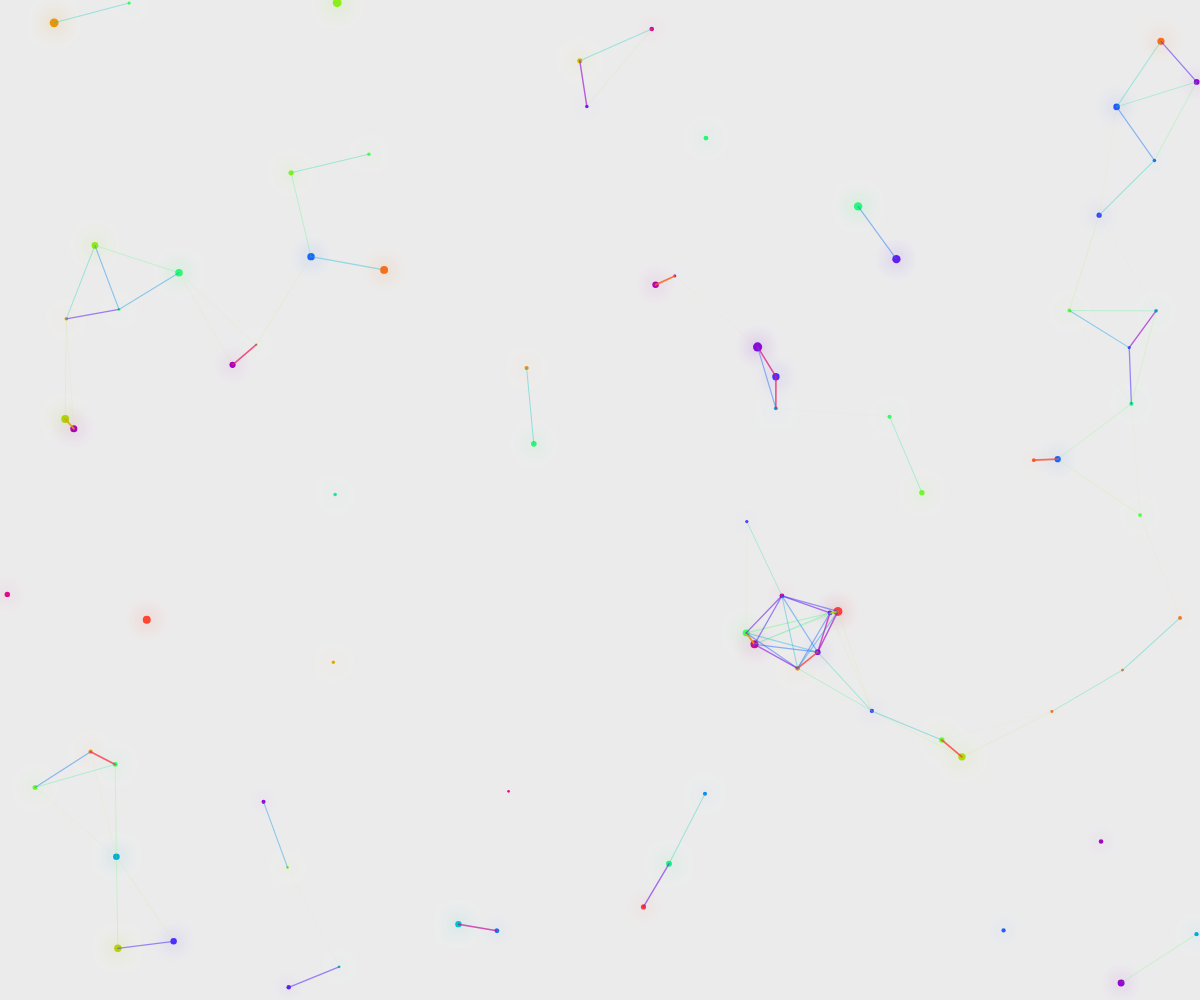
Frame 1 (no input)
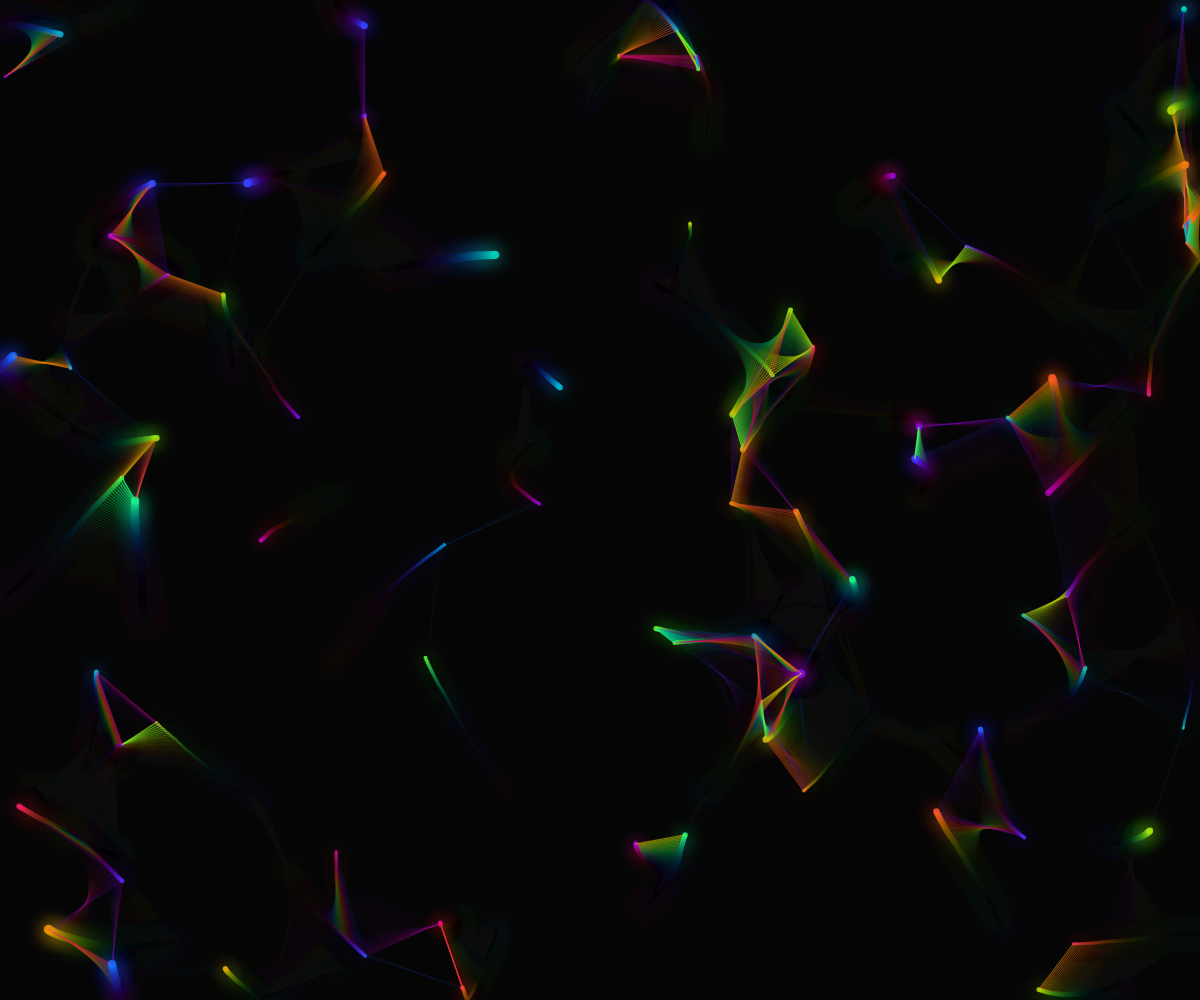
Frame 60 (no input)
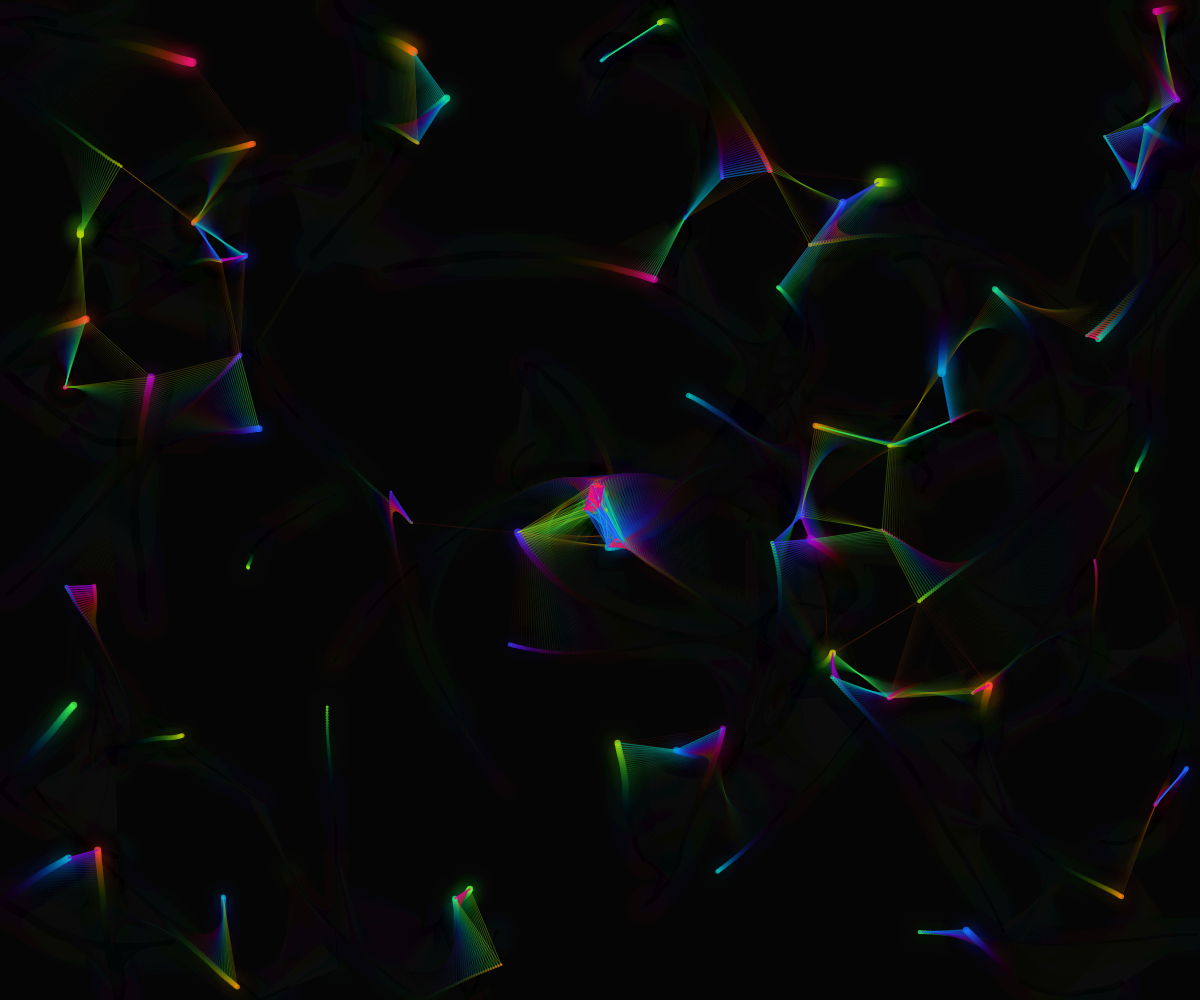
Frame 120 (the mouse pressed at the canvas centre since frame 60)

The p5.js sketch that drew these frames (run headless with seeded random() and noise() and a simulated clock; from frame 60 on, the mouse is pressed at the canvas centre):

// p5.js sketch
// ── sketch.js
let particles = [];
const MAX_PARTICLES = 150;
const CONNECTION_DISTANCE = 120;
let colorPhase = 0;
let attractorX, attractorY;
let mouseAttraction = false;

function setup() {
  createCanvas(windowWidth, windowHeight);
  
  // 初期粒子の生成
  for (let i = 0; i < 80; i++) {
    particles.push(new Particle(random(width), random(height)));
  }
  
  attractorX = width / 2;
  attractorY = height / 2;
}

function draw() {
  // 背景を半透明にして軌跡効果を作る
  background(0, 20);
  
  // カラーフェーズを更新
  colorPhase += 0.01;
  
  // マウス位置を引力点として使用
  if (mouseAttraction && mouseX > 0 && mouseX < width && mouseY > 0 && mouseY < height) {
    attractorX = lerp(attractorX, mouseX, 0.1);
    attractorY = lerp(attractorY, mouseY, 0.1);
  }
  
  // 粒子の更新と描画
  for (let i = particles.length - 1; i >= 0; i--) {
    let p = particles[i];
    p.update();
    p.display();
    
    // 寿命が尽きた粒子を削除
    if (p.isDead()) {
      particles.splice(i, 1);
    }
  }
  
  // 粒子間の接続を描画
  drawConnections();
  
  // 新しい粒子を時々追加
  if (frameCount % 30 === 0 && particles.length < MAX_PARTICLES) {
    particles.push(new Particle(random(width), random(height)));
  }
}

function drawConnections() {
  for (let i = 0; i < particles.length; i++) {
    for (let j = i + 1; j < particles.length; j++) {
      let d = dist(particles[i].x, particles[i].y, particles[j].x, particles[j].y);
      
      if (d < CONNECTION_DISTANCE) {
        // 距離に基づいて線の透明度を計算
        let alpha = map(d, 0, CONNECTION_DISTANCE, 255, 0);
        
        // 虹色のグラデーション
        let hue = (colorPhase + d * 0.01) % 1;
        let col = color(
          sin(hue * TWO_PI) * 127 + 128,
          sin(hue * TWO_PI + 2) * 127 + 128,
          sin(hue * TWO_PI + 4) * 127 + 128,
          alpha
        );
        
        stroke(col);
        strokeWeight(map(d, 0, CONNECTION_DISTANCE, 2, 0.5));
        line(particles[i].x, particles[i].y, particles[j].x, particles[j].y);
      }
    }
  }
}

class Particle {
  constructor(x, y) {
    this.x = x;
    this.y = y;
    this.vx = random(-2, 2);
    this.vy = random(-2, 2);
    this.size = random(3, 8);
    this.lifespan = 255;
    this.maxSpeed = 3;
    this.colorOffset = random(TWO_PI);
  }
  
  update() {
    // 引力の計算
    if (mouseAttraction) {
      let dx = attractorX - this.x;
      let dy = attractorY - this.y;
      let distance = sqrt(dx * dx + dy * dy);
      
      if (distance > 5) {
        let force = 0.5 / (distance * 0.1);
        force = constrain(force, 0, 0.5);
        this.vx += (dx / distance) * force;
        this.vy += (dy / distance) * force;
      }
    }
    
    // ランダムな力を追加
    this.vx += random(-0.1, 0.1);
    this.vy += random(-0.1, 0.1);
    
    // 速度制限
    let speed = sqrt(this.vx * this.vx + this.vy * this.vy);
    if (speed > this.maxSpeed) {
      this.vx = (this.vx / speed) * this.maxSpeed;
      this.vy = (this.vy / speed) * this.maxSpeed;
    }
    
    // 位置を更新
    this.x += this.vx;
    this.y += this.vy;
    
    // 画面端での反射
    if (this.x < 0 || this.x > width) {
      this.vx *= -0.9;
      this.x = constrain(this.x, 0, width);
    }
    if (this.y < 0 || this.y > height) {
      this.vy *= -0.9;
      this.y = constrain(this.y, 0, height);
    }
    
    // 寿命を減らす
    this.lifespan -= 0.5;
  }
  
  display() {
    // パルス効果
    let pulse = sin(frameCount * 0.05 + this.colorOffset) * 0.5 + 0.5;
    let currentSize = this.size * (0.8 + pulse * 0.4);
    
    // 色相を計算
    let hue = (colorPhase + this.colorOffset) % 1;
    let alpha = map(this.lifespan, 0, 255, 0, 255);
    
    // グロー効果
    push();
    drawingContext.shadowBlur = 20;
    drawingContext.shadowColor = `rgba(${sin(hue * TWO_PI) * 127 + 128}, ${sin(hue * TWO_PI + 2) * 127 + 128}, ${sin(hue * TWO_PI + 4) * 127 + 128}, ${alpha / 255})`;
    
    noStroke();
    fill(
      sin(hue * TWO_PI) * 127 + 128,
      sin(hue * TWO_PI + 2) * 127 + 128,
      sin(hue * TWO_PI + 4) * 127 + 128,
      alpha
    );
    ellipse(this.x, this.y, currentSize);
    pop();
  }
  
  isDead() {
    return this.lifespan <= 0;
  }
}

// マウスクリックで新しい粒子を追加
function mousePressed() {
  for (let i = 0; i < 5; i++) {
    let angle = random(TWO_PI);
    let speed = random(2, 5);
    let p = new Particle(mouseX, mouseY);
    p.vx = cos(angle) * speed;
    p.vy = sin(angle) * speed;
    particles.push(p);
  }
  
  // 最大数を超えたら古い粒子を削除
  while (particles.length > MAX_PARTICLES) {
    particles.shift();
  }
}

// マウス移動で引力を有効化
function mouseMoved() {
  mouseAttraction = true;
}

// スペースキーでリセット
function keyPressed() {
  if (key === ' ') {
    particles = [];
    for (let i = 0; i < 80; i++) {
      particles.push(new Particle(random(width), random(height)));
    }
  }
}

// ウィンドウサイズ変更に対応
function windowResized() {
  resizeCanvas(windowWidth, windowHeight);
}
